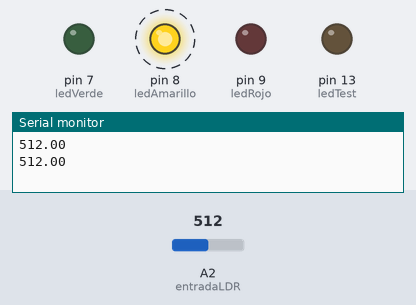
Recording of a sketch running on a simulated Arduino Uno, built with avr-gcc and run on an emulated ATmega328P. Parts: output pins drawn as LEDs (lit = HIGH), the last lines printed to the serial monitor. Dashed ring = blinking. Inputs (shaded band) come from the test bench; at power-on: A2 (entradaLDR) = 512.

Above: at 2.4 s.
2.5 s: A2 (entradaLDR) set to 583
6.0 s: A2 (entradaLDR) set to 612
At 6.3 s:
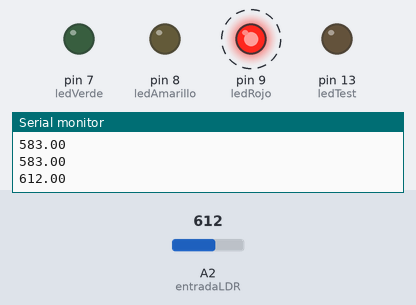
9.5 s: A2 (entradaLDR) set to 190
At 10.6 s:
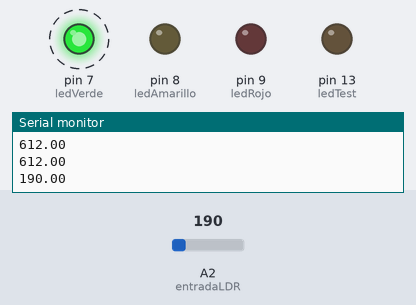
13.5 s: A2 (entradaLDR) set to 210
At 14.7 s:
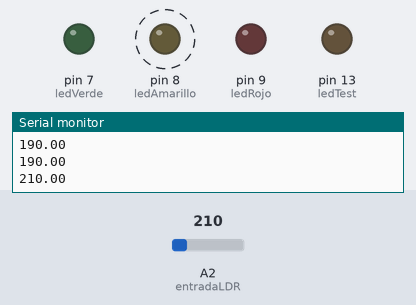
17.5 s: A2 (entradaLDR) set to 610
At 17.91 s:
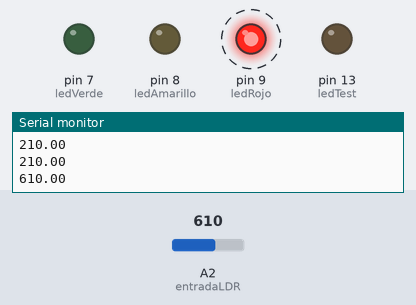
Timing chart, 0 to 22.0 s (numbered marks = the images above; inputs shaded):
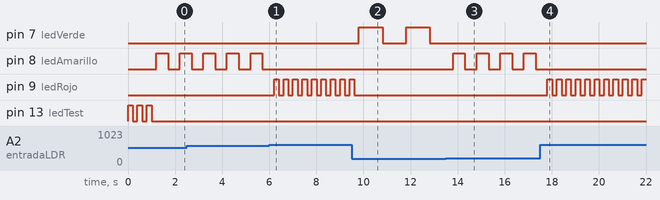

Measured:
- the behaviour switches between 600 and 601 on A2 (entradaLDR) (found by bisection; images 0 and 1)
- after the input at 6.0 s, pin 8 (ledAmarillo): stops changing and stays LOW; pin 9 (ledRojo): alternates HIGH for 0.20 s and LOW for 0.20 s, starting after 0.20 s
- after the input at 9.5 s, pin 7 (ledVerde): alternates HIGH for 1.0 s and LOW for 1.0 s, starting after 0.31 s; pin 9 (ledRojo): goes on until 9.6 s, then stays LOW
- after the input at 13.5 s, pin 7 (ledVerde): stops changing and stays LOW; pin 8 (ledAmarillo): alternates HIGH for 0.50 s and LOW for 0.50 s, starting after 0.31 s
- after the input at 17.5 s, pin 8 (ledAmarillo): stops changing and stays LOW; pin 9 (ledRojo): alternates HIGH for 0.20 s and LOW for 0.20 s, starting after 0.31 s
- by itself, pin 8 (ledAmarillo): alternates HIGH for 0.50 s and LOW for 0.50 s

The sketch:

bots.ino
```cpp
//globales de pines
short ledTest = 13;
short ledVerde = 7;
short ledAmarillo = 8;
short ledRojo = 9;
short entradaLDR = 2;


//variables
float lecturaLDR;

//constantes
short delayS = 200;
short delayM = 500;
short delayL = 1000;

float limiteAlto = 200.0;
float limiteBajo = 600.0;

void setup() {
  //pines de los leds:
  pinMode(ledVerde, OUTPUT);
  pinMode(ledAmarillo, OUTPUT);
  pinMode(ledRojo, OUTPUT);
  pinMode(ledTest, OUTPUT);

  Serial.begin(9600);

  //variables a inicializar
  lecturaLDR = 0.0;

  parpadear(ledTest, 3, delayS);
}

void loop() {
  lecturaLDR = analogRead(entradaLDR);
  Serial.println(lecturaLDR);
  //inserten su código a continuación
  //el sensor oscila entre 1023 (oscuridad total) y 0 (luz directa)
  if (lecturaLDR>limiteBajo){
    parpadear(ledRojo, 1, delayS);
  }else if (lecturaLDR<=limiteBajo && lecturaLDR>limiteAlto){
    parpadear(ledAmarillo, 1, delayM);
  }else if (lecturaLDR<limiteAlto){
    parpadear(ledVerde, 1, delayL);
  }
}

//comandos de leds
void parpadear(short pin, short times, short espera){
  for(int i = 0; i < times ; i++){
    digitalWrite(pin, HIGH);
    delay(espera);
    digitalWrite(pin, LOW);
    delay(espera);
  }
}
```
